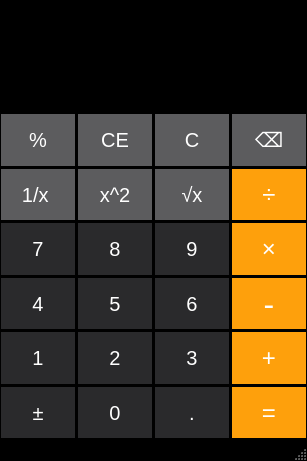
<?xml version="1.0" encoding="UTF-8"?>
<ui version="4.0">
 <class>MainWindow</class>
 <widget class="QMainWindow" name="MainWindow">
  <property name="geometry">
   <rect>
    <x>0</x>
    <y>0</y>
    <width>307</width>
    <height>461</height>
   </rect>
  </property>
  <property name="sizePolicy">
   <sizepolicy hsizetype="Minimum" vsizetype="Minimum">
    <horstretch>0</horstretch>
    <verstretch>0</verstretch>
   </sizepolicy>
  </property>
  <property name="windowTitle">
   <string>计算器-蔡绮岚-2022414040101</string>
  </property>
  <property name="styleSheet">
   <string notr="true">QMainWindow{
	min-width: 140px;
	min-height: 300px;
	margin: 20px;
	background-color: #000000;
}

QLineEdit {
	font-size: 34px;
	border-radius: 2px;
	padding: 5px;
	background-color: #000000;
	color: #ffffff; 
	height: 100px;
}

QPushButton {
	background-color: #2a2a2c;
	font-size: 20px;
	padding: 0px;
	margin : 0px;
	border-radius: 0px;
	color: #ffffff; 
}</string>
  </property>
  <widget class="QWidget" name="centralwidget">
   <layout class="QVBoxLayout" name="verticalLayout">
    <property name="spacing">
     <number>3</number>
    </property>
    <property name="leftMargin">
     <number>1</number>
    </property>
    <property name="topMargin">
     <number>1</number>
    </property>
    <property name="rightMargin">
     <number>1</number>
    </property>
    <property name="bottomMargin">
     <number>1</number>
    </property>
    <item>
     <layout class="QGridLayout" name="gridLayout_2">
      <item row="2" column="0">
       <widget class="QPushButton" name="btnInverse">
        <property name="sizePolicy">
         <sizepolicy hsizetype="Minimum" vsizetype="Minimum">
          <horstretch>0</horstretch>
          <verstretch>0</verstretch>
         </sizepolicy>
        </property>
        <property name="styleSheet">
         <string notr="true">QPushButton {
    background-color: #5c5c5e; 
}
QPushButton:hover {
    background-color: #8c8c8c; /* 鼠标悬停时的背景颜色 */
}
QPushButton:pressed {
    background-color: #8c8c8c; /* 按钮被按下时的背景颜色 */
	color: #e2e2e2;
}</string>
        </property>
        <property name="text">
         <string>1/x </string>
        </property>
       </widget>
      </item>
      <item row="5" column="3">
       <widget class="QPushButton" name="btnPlus">
        <property name="sizePolicy">
         <sizepolicy hsizetype="Minimum" vsizetype="Minimum">
          <horstretch>0</horstretch>
          <verstretch>0</verstretch>
         </sizepolicy>
        </property>
        <property name="styleSheet">
         <string notr="true">QPushButton {
    background-color: #fea00c; 
	font-size: 24px;
}
QPushButton:hover {
    background-color: #fbc78e; /* 鼠标悬停时的背景颜色 */
}
QPushButton:pressed {
    background-color: #fbc78e; /* 按钮被按下时的背景颜色 */
	color: #fcf0e6;
}</string>
        </property>
        <property name="text">
         <string>+</string>
        </property>
       </widget>
      </item>
      <item row="6" column="2">
       <widget class="QPushButton" name="btnPeriod">
        <property name="sizePolicy">
         <sizepolicy hsizetype="Minimum" vsizetype="Minimum">
          <horstretch>0</horstretch>
          <verstretch>0</verstretch>
         </sizepolicy>
        </property>
        <property name="styleSheet">
         <string notr="true">QPushButton:hover {
    background-color: #727272; /* 鼠标悬停时的背景颜色 */
}
QPushButton:pressed {
    background-color: #727272; /* 按钮被按下时的背景颜色 */
    color: #d0d0d0;
}
</string>
        </property>
        <property name="text">
         <string>.</string>
        </property>
       </widget>
      </item>
      <item row="5" column="2">
       <widget class="QPushButton" name="btnNum3">
        <property name="sizePolicy">
         <sizepolicy hsizetype="Minimum" vsizetype="Minimum">
          <horstretch>0</horstretch>
          <verstretch>0</verstretch>
         </sizepolicy>
        </property>
        <property name="styleSheet">
         <string notr="true">QPushButton:hover {
    background-color: #727272; /* 鼠标悬停时的背景颜色 */
}
QPushButton:pressed {
    background-color: #727272; /* 按钮被按下时的背景颜色 */
    color: #d0d0d0;
}
</string>
        </property>
        <property name="text">
         <string>3</string>
        </property>
       </widget>
      </item>
      <item row="3" column="3">
       <widget class="QPushButton" name="btnMultiple">
        <property name="sizePolicy">
         <sizepolicy hsizetype="Minimum" vsizetype="Minimum">
          <horstretch>0</horstretch>
          <verstretch>0</verstretch>
         </sizepolicy>
        </property>
        <property name="styleSheet">
         <string notr="true">QPushButton {
    background-color: #fea00c; 
	font-size: 24px;
}
QPushButton:hover {
    background-color: #fbc78e; /* 鼠标悬停时的背景颜色 */
}
QPushButton:pressed {
    background-color: #fbc78e; /* 按钮被按下时的背景颜色 */
	color: #fcf0e6;
}</string>
        </property>
        <property name="text">
         <string>×</string>
        </property>
       </widget>
      </item>
      <item row="6" column="3">
       <widget class="QPushButton" name="btnEqual">
        <property name="sizePolicy">
         <sizepolicy hsizetype="Minimum" vsizetype="Minimum">
          <horstretch>0</horstretch>
          <verstretch>0</verstretch>
         </sizepolicy>
        </property>
        <property name="styleSheet">
         <string notr="true">QPushButton {
    background-color: #fea00c; 
	font-size: 24px;
}
QPushButton:hover {
    background-color: #fbc78e; /* 鼠标悬停时的背景颜色 */
}
QPushButton:pressed {
    background-color: #fbc78e; /* 按钮被按下时的背景颜色 */
	color: #fcf0e6;
}</string>
        </property>
        <property name="text">
         <string>=</string>
        </property>
       </widget>
      </item>
      <item row="1" column="1">
       <widget class="QPushButton" name="btnClearEntry">
        <property name="sizePolicy">
         <sizepolicy hsizetype="Minimum" vsizetype="Minimum">
          <horstretch>0</horstretch>
          <verstretch>0</verstretch>
         </sizepolicy>
        </property>
        <property name="styleSheet">
         <string notr="true">QPushButton {
    background-color: #5c5c5e; 
}
QPushButton:hover {
    background-color: #8c8c8c; /* 鼠标悬停时的背景颜色 */
}
QPushButton:pressed {
    background-color: #8c8c8c; /* 按钮被按下时的背景颜色 */
	color: #e2e2e2;
}</string>
        </property>
        <property name="text">
         <string>CE</string>
        </property>
       </widget>
      </item>
      <item row="3" column="2">
       <widget class="QPushButton" name="btnNum9">
        <property name="sizePolicy">
         <sizepolicy hsizetype="Minimum" vsizetype="Minimum">
          <horstretch>0</horstretch>
          <verstretch>0</verstretch>
         </sizepolicy>
        </property>
        <property name="styleSheet">
         <string notr="true">QPushButton:hover {
    background-color: #727272; /* 鼠标悬停时的背景颜色 */
}
QPushButton:pressed {
    background-color: #727272; /* 按钮被按下时的背景颜色 */
    color: #d0d0d0;
}
</string>
        </property>
        <property name="text">
         <string>9</string>
        </property>
       </widget>
      </item>
      <item row="6" column="1">
       <widget class="QPushButton" name="btnNum0">
        <property name="sizePolicy">
         <sizepolicy hsizetype="Minimum" vsizetype="Minimum">
          <horstretch>0</horstretch>
          <verstretch>0</verstretch>
         </sizepolicy>
        </property>
        <property name="styleSheet">
         <string notr="true">QPushButton:hover {
    background-color: #727272; /* 鼠标悬停时的背景颜色 */
}
QPushButton:pressed {
    background-color: #727272; /* 按钮被按下时的背景颜色 */
    color: #d0d0d0;
}
</string>
        </property>
        <property name="text">
         <string>0</string>
        </property>
       </widget>
      </item>
      <item row="3" column="1">
       <widget class="QPushButton" name="btnNum8">
        <property name="sizePolicy">
         <sizepolicy hsizetype="Minimum" vsizetype="Minimum">
          <horstretch>0</horstretch>
          <verstretch>0</verstretch>
         </sizepolicy>
        </property>
        <property name="styleSheet">
         <string notr="true">QPushButton:hover {
    background-color: #727272; /* 鼠标悬停时的背景颜色 */
}
QPushButton:pressed {
    background-color: #727272; /* 按钮被按下时的背景颜色 */
    color: #d0d0d0;
}
</string>
        </property>
        <property name="text">
         <string>8</string>
        </property>
       </widget>
      </item>
      <item row="6" column="0">
       <widget class="QPushButton" name="btnSign">
        <property name="sizePolicy">
         <sizepolicy hsizetype="Minimum" vsizetype="Minimum">
          <horstretch>0</horstretch>
          <verstretch>0</verstretch>
         </sizepolicy>
        </property>
        <property name="styleSheet">
         <string notr="true">QPushButton:hover {
    background-color: #727272; /* 鼠标悬停时的背景颜色 */
}
QPushButton:pressed {
    background-color: #727272; /* 按钮被按下时的背景颜色 */
    color: #d0d0d0;
}
</string>
        </property>
        <property name="text">
         <string>±</string>
        </property>
       </widget>
      </item>
      <item row="2" column="3">
       <widget class="QPushButton" name="btnDivide">
        <property name="sizePolicy">
         <sizepolicy hsizetype="Minimum" vsizetype="Minimum">
          <horstretch>0</horstretch>
          <verstretch>0</verstretch>
         </sizepolicy>
        </property>
        <property name="styleSheet">
         <string notr="true">QPushButton {
    background-color: #fea00c; 
	font-size: 24px;
}
QPushButton:hover {
    background-color: #fbc78e; /* 鼠标悬停时的背景颜色 */
}
QPushButton:pressed {
    background-color: #fbc78e; /* 按钮被按下时的背景颜色 */
	color: #fcf0e6;
}</string>
        </property>
        <property name="text">
         <string>÷</string>
        </property>
       </widget>
      </item>
      <item row="1" column="2">
       <widget class="QPushButton" name="btnClear">
        <property name="sizePolicy">
         <sizepolicy hsizetype="Minimum" vsizetype="Minimum">
          <horstretch>0</horstretch>
          <verstretch>0</verstretch>
         </sizepolicy>
        </property>
        <property name="styleSheet">
         <string notr="true">QPushButton {
    background-color: #5c5c5e; 
}
QPushButton:hover {
    background-color: #8c8c8c; /* 鼠标悬停时的背景颜色 */
}
QPushButton:pressed {
    background-color: #8c8c8c; /* 按钮被按下时的背景颜色 */
	color: #e2e2e2;
}</string>
        </property>
        <property name="text">
         <string>C</string>
        </property>
       </widget>
      </item>
      <item row="4" column="1">
       <widget class="QPushButton" name="btnNum5">
        <property name="sizePolicy">
         <sizepolicy hsizetype="Minimum" vsizetype="Minimum">
          <horstretch>0</horstretch>
          <verstretch>0</verstretch>
         </sizepolicy>
        </property>
        <property name="styleSheet">
         <string notr="true">QPushButton:hover {
    background-color: #727272; /* 鼠标悬停时的背景颜色 */
}
QPushButton:pressed {
    background-color: #727272; /* 按钮被按下时的背景颜色 */
    color: #d0d0d0;
}
</string>
        </property>
        <property name="text">
         <string>5</string>
        </property>
       </widget>
      </item>
      <item row="1" column="3">
       <widget class="QPushButton" name="btnDel">
        <property name="sizePolicy">
         <sizepolicy hsizetype="Minimum" vsizetype="Minimum">
          <horstretch>0</horstretch>
          <verstretch>0</verstretch>
         </sizepolicy>
        </property>
        <property name="styleSheet">
         <string notr="true">QPushButton {
    background-color: #5c5c5e; 
}
QPushButton:hover {
    background-color: #8c8c8c; /* 鼠标悬停时的背景颜色 */
}
QPushButton:pressed {
    background-color: #8c8c8c; /* 按钮被按下时的背景颜色 */
	color: #e2e2e2;
}</string>
        </property>
        <property name="text">
         <string>⌫</string>
        </property>
       </widget>
      </item>
      <item row="1" column="0">
       <widget class="QPushButton" name="btnPercnetge">
        <property name="sizePolicy">
         <sizepolicy hsizetype="Minimum" vsizetype="Minimum">
          <horstretch>0</horstretch>
          <verstretch>0</verstretch>
         </sizepolicy>
        </property>
        <property name="styleSheet">
         <string notr="true">QPushButton {
    background-color: #5c5c5e; 
}
QPushButton:hover {
    background-color: #8c8c8c; /* 鼠标悬停时的背景颜色 */
}
QPushButton:pressed {
    background-color: #8c8c8c; /* 按钮被按下时的背景颜色 */
	color: #e2e2e2;
}</string>
        </property>
        <property name="text">
         <string>%</string>
        </property>
       </widget>
      </item>
      <item row="2" column="2">
       <widget class="QPushButton" name="btnSqrt">
        <property name="sizePolicy">
         <sizepolicy hsizetype="Minimum" vsizetype="Minimum">
          <horstretch>0</horstretch>
          <verstretch>0</verstretch>
         </sizepolicy>
        </property>
        <property name="styleSheet">
         <string notr="true">QPushButton {
    background-color: #5c5c5e; 
}
QPushButton:hover {
    background-color: #8c8c8c; /* 鼠标悬停时的背景颜色 */
}
QPushButton:pressed {
    background-color: #8c8c8c; /* 按钮被按下时的背景颜色 */
	color: #e2e2e2;
}</string>
        </property>
        <property name="text">
         <string>√x</string>
        </property>
       </widget>
      </item>
      <item row="2" column="1">
       <widget class="QPushButton" name="btnSquare">
        <property name="sizePolicy">
         <sizepolicy hsizetype="Minimum" vsizetype="Minimum">
          <horstretch>0</horstretch>
          <verstretch>0</verstretch>
         </sizepolicy>
        </property>
        <property name="styleSheet">
         <string notr="true">QPushButton {
    background-color: #5c5c5e; 
}
QPushButton:hover {
    background-color: #8c8c8c; /* 鼠标悬停时的背景颜色 */
}
QPushButton:pressed {
    background-color: #8c8c8c; /* 按钮被按下时的背景颜色 */
	color: #e2e2e2;
}</string>
        </property>
        <property name="text">
         <string>x^2</string>
        </property>
       </widget>
      </item>
      <item row="4" column="0">
       <widget class="QPushButton" name="btnNum4">
        <property name="sizePolicy">
         <sizepolicy hsizetype="Minimum" vsizetype="Minimum">
          <horstretch>0</horstretch>
          <verstretch>0</verstretch>
         </sizepolicy>
        </property>
        <property name="styleSheet">
         <string notr="true">QPushButton:hover {
    background-color: #727272; /* 鼠标悬停时的背景颜色 */
}
QPushButton:pressed {
    background-color: #727272; /* 按钮被按下时的背景颜色 */
    color: #d0d0d0;
}
</string>
        </property>
        <property name="text">
         <string>4</string>
        </property>
       </widget>
      </item>
      <item row="3" column="0">
       <widget class="QPushButton" name="btnNum7">
        <property name="sizePolicy">
         <sizepolicy hsizetype="Minimum" vsizetype="Minimum">
          <horstretch>0</horstretch>
          <verstretch>0</verstretch>
         </sizepolicy>
        </property>
        <property name="styleSheet">
         <string notr="true">QPushButton:hover {
    background-color: #727272; /* 鼠标悬停时的背景颜色 */
}
QPushButton:pressed {
    background-color: #727272; /* 按钮被按下时的背景颜色 */
    color: #d0d0d0;
}
</string>
        </property>
        <property name="text">
         <string>7</string>
        </property>
       </widget>
      </item>
      <item row="5" column="0">
       <widget class="QPushButton" name="btnNum1">
        <property name="sizePolicy">
         <sizepolicy hsizetype="Minimum" vsizetype="Minimum">
          <horstretch>0</horstretch>
          <verstretch>0</verstretch>
         </sizepolicy>
        </property>
        <property name="styleSheet">
         <string notr="true">QPushButton:hover {
    background-color: #727272; /* 鼠标悬停时的背景颜色 */
}
QPushButton:pressed {
    background-color: #727272; /* 按钮被按下时的背景颜色 */
    color: #d0d0d0;
}
</string>
        </property>
        <property name="text">
         <string>1</string>
        </property>
       </widget>
      </item>
      <item row="5" column="1">
       <widget class="QPushButton" name="btnNum2">
        <property name="sizePolicy">
         <sizepolicy hsizetype="Minimum" vsizetype="Minimum">
          <horstretch>0</horstretch>
          <verstretch>0</verstretch>
         </sizepolicy>
        </property>
        <property name="styleSheet">
         <string notr="true">QPushButton:hover {
    background-color: #727272; /* 鼠标悬停时的背景颜色 */
}
QPushButton:pressed {
    background-color: #727272; /* 按钮被按下时的背景颜色 */
    color: #d0d0d0;
}
</string>
        </property>
        <property name="text">
         <string>2</string>
        </property>
       </widget>
      </item>
      <item row="4" column="2">
       <widget class="QPushButton" name="btnNum6">
        <property name="sizePolicy">
         <sizepolicy hsizetype="Minimum" vsizetype="Minimum">
          <horstretch>0</horstretch>
          <verstretch>0</verstretch>
         </sizepolicy>
        </property>
        <property name="styleSheet">
         <string notr="true">QPushButton:hover {
    background-color: #727272; /* 鼠标悬停时的背景颜色 */
}
QPushButton:pressed {
    background-color: #727272; /* 按钮被按下时的背景颜色 */
    color: #d0d0d0;
}
</string>
        </property>
        <property name="text">
         <string>6</string>
        </property>
       </widget>
      </item>
      <item row="4" column="3">
       <widget class="QPushButton" name="btnMinus">
        <property name="sizePolicy">
         <sizepolicy hsizetype="Minimum" vsizetype="Minimum">
          <horstretch>0</horstretch>
          <verstretch>0</verstretch>
         </sizepolicy>
        </property>
        <property name="styleSheet">
         <string notr="true">QPushButton {
    background-color: #fea00c; 
	font-size: 32px;
}
QPushButton:hover {
    background-color: #fbc78e; /* 鼠标悬停时的背景颜色 */
}
QPushButton:pressed {
    background-color: #fbc78e; /* 按钮被按下时的背景颜色 */
	color: #fcf0e6;
}</string>
        </property>
        <property name="text">
         <string>-</string>
        </property>
       </widget>
      </item>
      <item row="0" column="0" colspan="4">
       <widget class="QLineEdit" name="display">
        <property name="sizePolicy">
         <sizepolicy hsizetype="Minimum" vsizetype="Minimum">
          <horstretch>0</horstretch>
          <verstretch>0</verstretch>
         </sizepolicy>
        </property>
        <property name="alignment">
         <set>Qt::AlignmentFlag::AlignBottom|Qt::AlignmentFlag::AlignRight|Qt::AlignmentFlag::AlignTrailing</set>
        </property>
        <property name="placeholderText">
         <string/>
        </property>
       </widget>
      </item>
     </layout>
    </item>
   </layout>
  </widget>
  <widget class="QMenuBar" name="menubar">
   <property name="geometry">
    <rect>
     <x>0</x>
     <y>0</y>
     <width>307</width>
     <height>22</height>
    </rect>
   </property>
  </widget>
  <widget class="QStatusBar" name="statusbar"/>
 </widget>
 <resources/>
 <connections/>
</ui>
